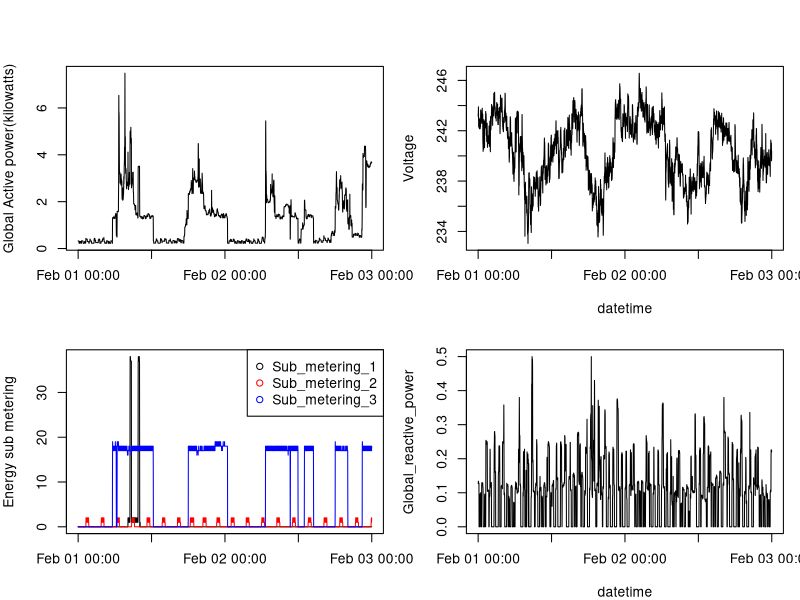

Generate this figure with R:
library(data.table)

# read small Data set
dt <-fread("workingData.csv")
# size the png and define margin 
png("plot4.png", width = 800, height = 800)
par(mfrow = c(2,2), mar = c(4,4,2,1), oma = c(0,0,2,0))

#copy plots from previous assignements ..... 

with(dt, {
  
  # datetime -- Global_active_power
  plot(DnT,Global_active_power,type = "l",
       ylab = "Global Active power(kilowatts)",
       xlab = "")
  
  # datetime -- Voltage
  plot(DnT,Voltage,type = "l",
       ylab = "Voltage",
       xlab = "datetime")
  
  # Sub_metering
  plot(DnT,Sub_metering_1,type = "l",col = "black",xlab = "", ylab = "Energy sub metering")
  lines(DnT,Sub_metering_2, col = "red")
  lines(DnT,Sub_metering_3, col = "blue")
  legend("topright", pch =1, col = c("black","red","blue"), legend = c("Sub_metering_1","Sub_metering_2","Sub_metering_3"))
  
  #datetime Global_reactive_power 
  plot(DnT,Global_reactive_power,type = "l",
       ylab = "Global_reactive_power",
       xlab = "datetime")
  
  #mtext("ozone and weahter", outer = T)
}

)

dev.off()